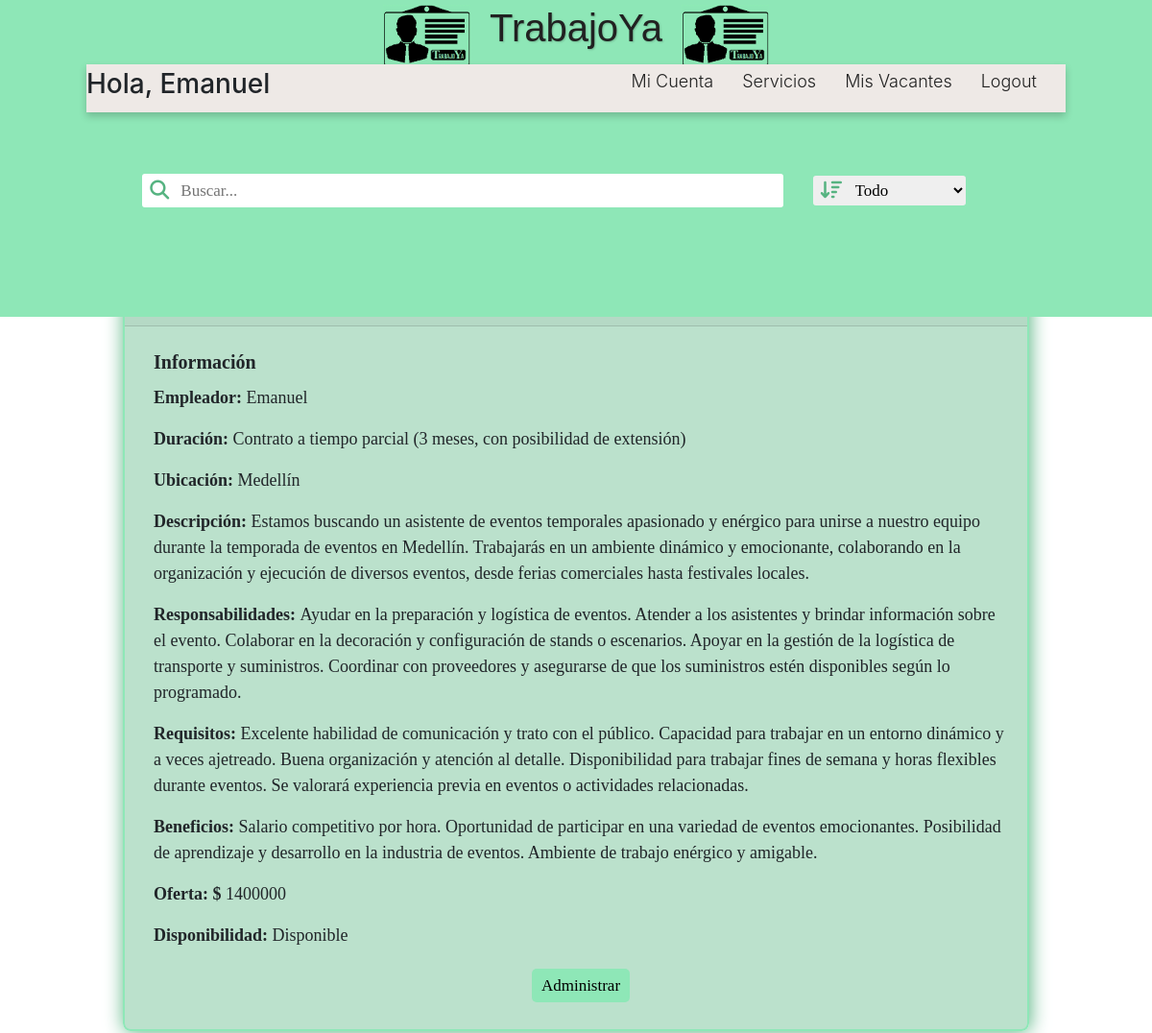
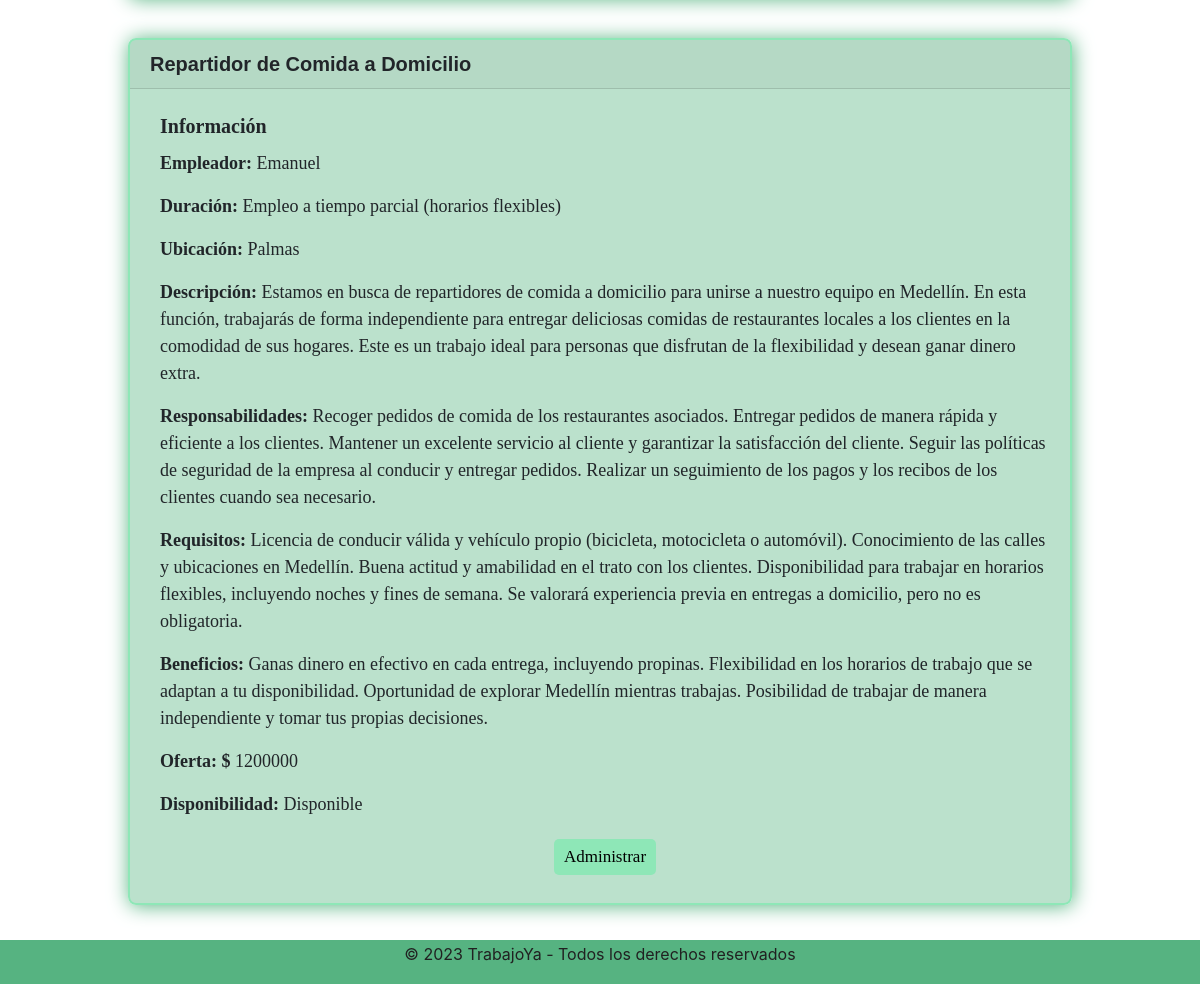
The page /empleador/misVacantes/ (signed in) on the database its author committed (2 pictures, top to bottom).
### accounts/models.py (models this page shows, shortened)
class Usuario(AbstractUser):
    email = models.EmailField(unique=True)
    es_empleador = models.BooleanField(default=False)
    es_trabajador = models.BooleanField(default=False)

class Empleador(models.Model):
    usuario = models.OneToOneField(Usuario, on_delete=models.CASCADE, primary_key=True, related_name='empleador')
    foto= models.ImageField(upload_to='images/', null=True, blank=True)
    identificacion = models.CharField(max_length=10, validators=[validar_numero])
    nombre = models.CharField(max_length=50)
    apellidos = models.CharField(max_length=50)
    fecha_nacimiento = models.DateField(validators=[validar_edad])
    celular = models.CharField(max_length=50, validators=[validar_numero])

### empleador/models.py (models this page shows, shortened)
class VacanteLaboral(models.Model):
    nombre = models.CharField(blank= False, max_length=200)
    tiempo = models.CharField(blank= False, max_length=200)
    ubicacion = models.CharField(blank= False, max_length=200)
    descripcion = models.TextField(blank= False, max_length=500)
    responsabilidades = models.TextField(blank= False, max_length=500)
    requisitos = models.TextField(blank= False, max_length=500)
    beneficios = models.TextField(blank= False, max_length=500)
    oferta = models.CharField(blank= False, max_length=200)
    empleador = models.ForeignKey(Empleador, on_delete=models.CASCADE,null=True, blank=True)
    disponibilidad = models.BooleanField(default=False)

### empleador/views.py (the view, shortened to what this page needs)
# urls.py: path('misVacantes/', views.verVacantes, name='verVacantes'),
def verVacantes(request):
    vacantes = VacanteLaboral.objects.filter(empleador=request.user.empleador)
    terminoBusqueda = request.GET.get('terminoBusqueda')
    filtro = request.GET.get('filtroBusqueda')
    return render(request, 'vacantesEmpleador.html', {'vacantes': vacantes})

### empleador/templates/vacantesEmpleador.html (shortened to what this page needs)
<!DOCTYPE html>
{% extends 'baseEmpleador.html' %}
{% load static %}
    {% block additional_styles %}
    <link rel="stylesheet" href="https://cdn.jsdelivr.net/npm/bootstrap@4.0.0/dist/css/bootstrap.min.css">
    <link rel="stylesheet" href="{% static 'css\empleador\vacantesEmpleador.css' %}">
    {% endblock additional_styles %}
        {% block content %}
        <div class= "titulo">
            <h2>Mis Vacantes</h2>
        </div>
        <form action="" class="barraBusqueda">
            <div class="grupoBusqueda">
                <i class="fa-solid fa-magnifying-glass"></i>
                <input type="text" class="controlFormulario" name="terminoBusqueda" placeholder="Buscar...">
            </div>
            <div class="filtro">
                <i class="fa-solid fa-arrow-down-wide-short"></i>
                <select class="controlFormulario" name="filtroBusqueda">
                    <option value="todo">Todo</option>
                </select>
            </div>
            <button type="submit" class="btn btn-primary">Buscar</button>
        </form>
        <div class="nuevaVacante">
            <a href="{% url 'crearVacante' %}" class="btn btn-primary">Nueva Vacante</a>
        </div>
        <div class="listaVacantes">
            {% for vacante in vacantes %}
            <div class="cartaVacante">
                <h5 class="card-header"><strong>{{ vacante.nombre }}</strong></h5>
                <div class="card-body">
                  <h5 class="card-title"><strong>Información</strong></h5>
                    <p><strong>Empleador: </strong> {{ vacante.empleador.nombre }}</p>
                    <p><strong>Duración: </strong> {{ vacante.tiempo }} </p>
                    <p><strong>Ubicación: </strong> {{ vacante.ubicacion }} </p>
                    <p><strong>Descripción: </strong> {{ vacante.descripcion }} </p>
                    <p><strong>Responsabilidades: </strong> {{ vacante.responsabilidades }} </p>
                    <p><strong>Requisitos: </strong> {{ vacante.requisitos }} </p>
                    <p><strong>Beneficios: </strong> {{ vacante.beneficios }} </p>
                    <p><strong>Oferta: $</strong> {{ vacante.oferta }} </p>
                    <p><strong>Disponibilidad: </strong>
                    {% if vacante.disponibilidad %}
                        Disponible
                    {% else %}
                        No disponible
                    {% endif %}
                    </p>
                    <div class="card-button">
                        <a href="{% url 'administrarVacante' vacanteID=vacante.id%}" class="btn btn-primary">Administrar</a>
                    </div>
                </div>
              </div>
            {% endfor %}
        </div>
        {% endblock content %}

### empleador/templates/baseEmpleador.html (shortened to what this page needs)
<!DOCTYPE html>
{% load static %}
<html lang="en">
    <head>
        <link rel="stylesheet" href="{% static 'css\empleador\baseEmpleador.css' %}">
        {% block additional_styles %}
        {% endblock additional_styles %}
    </head>
    <body>
        <header>
            <div class="container-top-bar">
                <div class="top-bar">
                    <img src="{% static 'img/logo.png' %}">
                    <h1 class="name">TrabajoYa</h1>
                    <img src="{% static 'img/logo.png' %}">
                </div>
        </div>
        <nav class="nav-bar">
            <div class="greeting">
                {% if user.is_authenticated %}
                <h3>Hola, {{ user.username }}</h3>
                {% endif %}
            </div>
            <div class="tabs">
                <ul>
                    <li><a href="">Mi Cuenta</a></li>
                    <li><a href="{% url 'verOfertasEmpleador' %}">Servicios</a></li>
                    <li><a href="{% url 'verVacantes' %}">Mis Vacantes</a></li>
                    <li><a href="{% url 'logout' %}">Logout</a></li>
                </ul>
            </div>
        </nav>
        </header>
        <main>
            {% block content %}
            {% endblock content%}
        </main>
    </body>
    <footer>
        <div>
            <p>&copy; 2023 TrabajoYa - Todos los derechos reservados</p>
        </div>
    </footer>
</html>

### static/css/empleador/baseEmpleador.css (style rules this page uses)
html { font-family: "Poppins", sans-serif; line-height: 1.15; -webkit-text-size-adjust: 100%; -webkit-tap-highlight-color: rgba(0, 0, 0, 0); }
body { margin: 0; font-size: 1rem; line-height: 1.5; text-align: left; }
.container-top-bar { position: absolute; top: 0; width: 100%; height: 16%; background-color: #8ee7b7; z-index: 0; }
.top-bar { display:flex; margin-top:5px; text-align: center; font-weight: 800; justify-content: center; }
.top-bar img { height: 65px; margin-left: 20px; margin-right: 20px; }
.name { font-family: "Poppins", sans-serif; margin-top: 0; font-size: 2.5rem; color: #212121; text-shadow: 1px 1px 2px rgba(0, 0, 0, 0.2); }
h3 { font-size: 1.5rem; color: #212121; }
.nav-bar { margin-top: 5.6%; height: 50px; width: 85%; position: relative; left: 50%; transform: translateX(-50%); background-color: #eee9e6; display:flex; flex-wrap: wrap; align-items: center; justify-content: space-between; box-shadow: 0 4px 8px rgba(0, 0, 0, 0.2); }
.tabs { display: flex; flex-wrap: wrap; align-items: center; justify-content: flex-end; margin-left: auto; margin-right: 30px; }
.tabs ul { display: flex; list-style-type: none; padding: 0; }
.tabs li { margin-left: 30px; font-size: 16px; }
.nav-bar a { font-weight: 300; font-size: 18px; color: #212121; text-decoration: none; transition: color 0.3s }
footer { background-color: #56b381; color: #212121; padding: 2px 0; text-align:center; width: 100%; bottom: 0; }

### static/css/empleador/vacantesEmpleador.css (style rules this page uses)
main { margin-top: 15px; margin-bottom: 15px; font-family: "Candara", sans-serif; }
h2 { font-size: xx-large; color: #212121; text-align: center; font-weight: bold; }
.titulo { text-align: center; align-content: center; }
.grupoBusqueda { align-items: center; margin: auto; width: 70%; position: relative; }
.fa-magnifying-glass { position: absolute; left: 10px; top: 50%; font-size: 20px; color: #56b381; transform: translateX(-10px); transform: translateY(-10px); }
.fa-arrow-down-wide-short { position: absolute; left: 10px; top: 50%; font-size: 20px; color: #56b381; transform: translateX(-10px); transform: translateY(-10px); }
.barraBusqueda { font-family: 'Candara', sans-serif; display: flex; align-items: center; width: 80%; margin: auto; }
.controlFormulario { padding: 5px 10px; font-size: 17px; border-radius: 5px; width: 100%; font-family:'Candara'; border: 2px solid #8ee7b7; padding-left: 40px; }
.filtro { position: relative; width: 17%; margin-right: 5px; }
.nuevaVacante { margin-top: 15px; display: flex; align-items: center; justify-content: center; }
.btn { padding: 5px 10px; font-size: 17px; text-decoration: none; background-color: #8ee7b7; color: #000000; border: none; border-radius: 5px; cursor: pointer; font-family:"Candara"; }
.listaVacantes { padding: 0 10px; display: flex; flex-wrap: wrap; justify-content: center; }
.cartaVacante { border-radius: 8px; box-shadow: 1px 1px 20px #56b381; overflow: hidden; width: 80%; margin: 20px; float: left; padding: auto; transition: transform 0.3s ease; background-color: rgba(86, 179, 129, 0.4); border: 2px solid #8ee7b7; }
.card-body { margin: 0 0 3px; margin-left: 10px; margin-top: 5px; text-align: left; font-size: large; font-family: 'Candara'; }
.card-button { padding: 5px; display: flex; flex-direction: column; align-items: center; gap: 10px; }

### rows shown on the page
Usuario: username "Emanuel"
VacanteLaboral: empleador.nombre "Emanuel", tiempo "Contrato a tiempo parcial (3 meses, con posibilidad de extensión)", ubicacion "Medellín", descripcion "Estamos buscando un asistente de eventos temporales apasionado y enérgico para unirse a nuestro equipo durante la temporada de eventos en Medellín. Trabajarás en un ambiente dinámico y emocionante, colaborando en la organización y ejecución de diversos eventos, desde ferias comerciales hasta festivales locales.", responsabilidades "Ayudar en la preparación y logística de eventos. Atender a los asistentes y brindar información sobre el evento. Colaborar en la decoración y configuración de stands o escenarios. Apoyar en la gestión de la logística de transporte y suministros. Coordinar con proveedores y asegurarse de que los suministros estén disponibles según lo programado.", requisitos "Excelente habilidad de comunicación y trato con el público. Capacidad para trabajar en un entorno dinámico y a veces ajetreado. Buena organización y atención al detalle. Disponibilidad para trabajar fines de semana y horas flexibles durante eventos. Se valorará experiencia previa en eventos o actividades relacionadas.", beneficios "Salario competitivo por hora. Oportunidad de participar en una variedad de eventos emocionantes. Posibilidad de aprendizaje y desarrollo en la industria de eventos. Ambiente de trabajo enérgico y amigable.", oferta "1400000", disponibilidad "Disponible"
VacanteLaboral: nombre "Repartidor de Comida a Domicilio", empleador.nombre "Emanuel", tiempo "Empleo a tiempo parcial (horarios flexibles)", ubicacion "Palmas", descripcion "Estamos en busca de repartidores de comida a domicilio para unirse a nuestro equipo en Medellín. En esta función, trabajarás de forma independiente para entregar deliciosas comidas de restaurantes locales a los clientes en la comodidad de sus hogares. Este es un trabajo ideal para personas que disfrutan de la flexibilidad y desean ganar dinero extra.", responsabilidades "Recoger pedidos de comida de los restaurantes asociados. Entregar pedidos de manera rápida y eficiente a los clientes. Mantener un excelente servicio al cliente y garantizar la satisfacción del cliente. Seguir las políticas de seguridad de la empresa al conducir y entregar pedidos. Realizar un seguimiento de los pagos y los recibos de los clientes cuando sea necesario.", requisitos "Licencia de conducir válida y vehículo propio (bicicleta, motocicleta o automóvil). Conocimiento de las calles y ubicaciones en Medellín. Buena actitud y amabilidad en el trato con los clientes. Disponibilidad para trabajar en horarios flexibles, incluyendo noches y fines de semana. Se valorará experiencia previa en entregas a domicilio, pero no es obligatoria.", beneficios "Ganas dinero en efectivo en cada entrega, incluyendo propinas. Flexibilidad en los horarios de trabajo que se adaptan a tu disponibilidad. Oportunidad de explorar Medellín mientras trabajas. Posibilidad de trabajar de manera independiente y tomar tus propias decisiones.", oferta "1200000", disponibilidad "Disponible"
